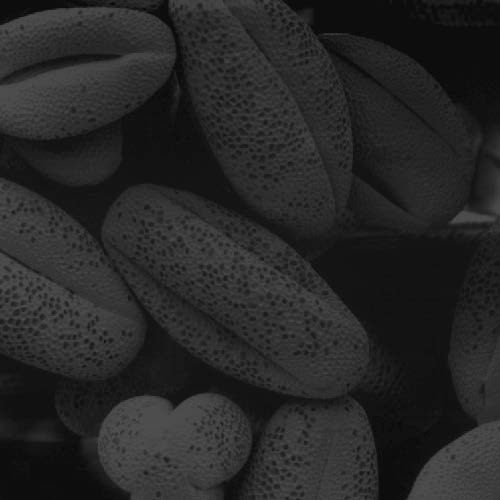
#> input picture images/en3160_assignment_01_Page_3_Image_0001.jpg, 500 x 500 px, found by its file name
$ jupyter execute --allow-errors Q5.ipynb
#> lines starting #> are read from the running program, lines starting #| are printed output that depends on the picture; long printed decimals are rounded
 Write a function of your own to carry out histogram equalization on the image shown in Fig. 5. Show the
histograms before and after equalization.

[cell 1]
import cv2 as cv
import numpy as np
import matplotlib.pyplot as plt
from tabulate import tabulate

def load_image(filename):
    # Load the image in grayscale
    grayscale_img = cv.imread(filename, cv.IMREAD_GRAYSCALE)
#> grayscale_img is the input picture: shape (500, 500); min 5, max 84, mean 38.7
    return grayscale_img

def compute_histogram(image):
    # Compute the histogram of the input image
    hist, bins = np.histogram(image.ravel(), 256, [0, 256])
    return hist, bins

def compute_cumulative_histogram(hist):
    # Compute the cumulative histogram
    cumulative_hist = hist.cumsum()
    normalized_cumulative_hist = cumulative_hist * hist.max() / cumulative_hist.max()
    return cumulative_hist, normalized_cumulative_hist

def compute_probabilities(hist):
    # Compute probabilities for each intensity level
    probabilities = hist / np.sum(hist)
    return probabilities

def compute_cumulative_sum(hist):
    # Compute the cumulative sum of pixels
    cumulative_sum = np.zeros(256)
    for i in range(len(cumulative_sum)):
        cumulative_sum[i] = np.sum(hist[:i])
    return cumulative_sum

def equalize_histogram(image, cumulative_sum):
    # Equalize the image using the cumulative sum
    equalized_cumulative_sum = np.zeros(256)
    for x in range(len(equalized_cumulative_sum)):
        equalized_cumulative_sum[x] = (cumulative_sum[x] * 255) / image.size
    equalized_cumulative_sum = equalized_cumulative_sum.astype('uint8')

    equalized_image = np.zeros(image.shape)
    for i in range(len(image)):
        for j in range(len(image[i])):
            equalized_image[i][j] = equalized_cumulative_sum[image[i][j]]
    equalized_image = equalized_image.astype('uint8')
    return equalized_image

# Load the grayscale image
original_image = load_image('images\en3160_assignment_01_Page_3_Image_0001.jpg')

# Compute Histograms
histogram, bins = compute_histogram(original_image)
#> in compute_histogram, `hist, bins = np.histogram(image.ravel(), 256, [0, 256])`: hist = 256 values, max 15352 at index 19, min 0 at index 0, mean 976.6; bins = 257 values from 0 to 256
#> histogram has the same summary as hist in compute_histogram; bins = 257 values from 0 to 256
cumulative_hist, normalized_cumulative_hist = compute_cumulative_histogram(histogram)
#> in compute_cumulative_histogram, `cumulative_hist = hist.cumsum()`: cumulative_hist = 256 values from 0 to 250000
#> in compute_cumulative_histogram, `normalized_cumulative_hist = cumulative_hist * hist.max() / cumulative..`: normalized_cumulative_hist = 256 values from 0 to 15352
#> cumulative_hist = 256 values from 0 to 250000; normalized_cumulative_hist = 256 values from 0 to 15352
probabilities = compute_probabilities(histogram)
#> in compute_probabilities, `probabilities = hist / np.sum(hist)`: probabilities = 256 values, max 0.0614 at index 19, min 0 at index 0, mean 0.00391
cumulative_sum = compute_cumulative_sum(histogram)
#> after the loop in compute_cumulative_sum, `for i in range(len(cumulative_sum)):`: cumulative_sum = 256 values from 0 to 250000
#> cumulative_sum = 256 values from 0 to 250000

# Equalize the histogram
equalized_image = equalize_histogram(original_image, cumulative_sum)
#> after the loop in equalize_histogram, `for x in range(len(equalized_cumulative_sum)):`: equalized_cumulative_sum = 256 values from 0 to 255
#> after the loop in equalize_histogram, `for i in range(len(image)):`:
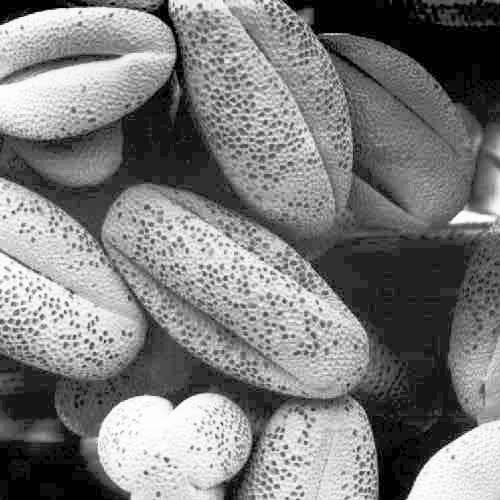
#> equalized_image: shape (500, 500) float64; min 0, max 254, mean 124.4

# Combine arrays into a list of tuples
combined_data = list(zip(np.arange(256), histogram, probabilities, cumulative_sum, normalized_cumulative_hist))
#> combined_data = 256 items, first 6: (0, 0, 0, 0, 0), (1, 0, 0, 0, 0), (2, 0, 0, 0, 0), (3, 0, 0, 0, 0), (4, 0, 0, 0, 0), (5, 1, 4e-06, 0, 0.0614)

# Define headers for the columns
headers = ['r_k', 'n_k', 'Pr(r_k)', 'Cumulative n_k', 'Equalized Rounded']

# Print the combined data using tabulate
table = tabulate(combined_data, headers=headers, tablefmt='grid')
print(table)
#| +-------+-------+-----------+------------------+---------------------+
#| |   r_k |   n_k |   Pr(r_k) |   Cumulative n_k |   Equalized Rounded |
#| +=======+=======+===========+==================+=====================+
#| |     0 |     0 |  0        |                0 |            0        |
#| +-------+-------+-----------+------------------+---------------------+
#| |     1 |     0 |  0        |                0 |            0        |
#> (further printed lines are left out)

# Plot histograms
equalized_histogram, _ = compute_histogram(equalized_image)
#> equalized_histogram = 256 values, max 15352 at index 33, min 0 at index 2, mean 976.6
cdf_equalized, normalized_cdf_equalized = compute_cumulative_histogram(equalized_histogram)
#> cdf_equalized = 256 values from 1379 to 250000; normalized_cdf_equalized = 256 values from 84.68 to 15352

fig, ax = plt.subplots(1, 2, figsize=(10, 5))
ax[0].plot(normalized_cumulative_hist, color='b')
ax[0].hist(original_image.flatten(), 256, [0, 256], color='r')
ax[0].set_xlim([0, 256])
ax[0].legend(('cdf', 'histogram'), loc='upper left')
ax[0].set_title("Histogram of Original Image")


ax[1].plot(normalized_cdf_equalized, color='b')
ax[1].hist(equalized_image.flatten(), 256, [0, 256], color='r')
ax[1].set_xlim([0, 256])
ax[1].legend(('cdf', 'histogram'), loc='upper left')
ax[1].set_title("Histogram of Equalized Image")
plt.savefig('Q5 Histogram of original Equalized Image.png')
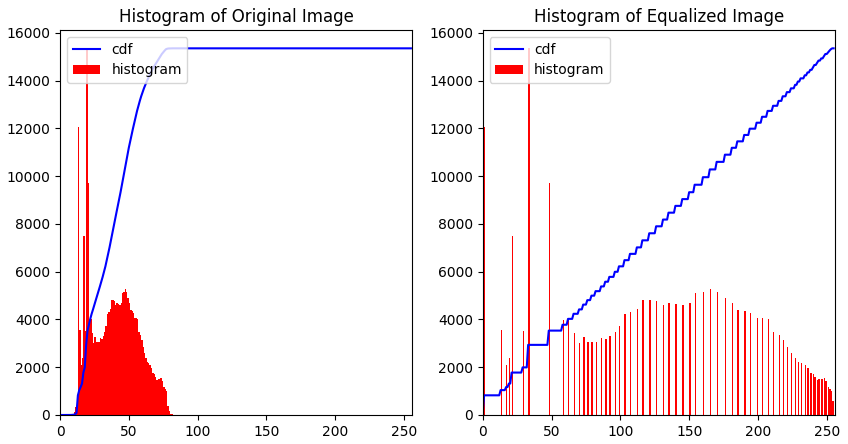
#> figure drawn by matplotlib, 2 panels; panel 1: tallest bar 15352 high, from x = 19 to 20; panel 1: curve peaks at x = 84, y = 15352; panel 2: tallest bar 15352 high, from x = 33 to 34; panel 2: curve peaks at x = 254, y = 15352
plt.show()

# Display original and equalized images side by side
fig, ax = plt.subplots(1, 2)

ax[0].imshow(original_image, cmap="gray", vmin=0, vmax=255)
ax[0].set_title("Original Image")
ax[1].imshow(equalized_image, cmap="gray", vmin=0, vmax=255)
ax[1].set_title("Equalized Image")
plt.savefig('Q5 qriginal Equalized Image.png')
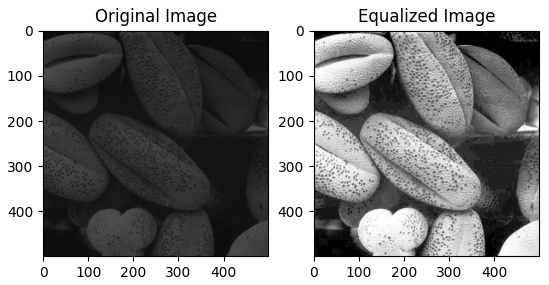
#> figure drawn by matplotlib, 2 panels
plt.show()

Initial try

[cell 2]
import cv2 as cv
import matplotlib.pyplot as plt
import numpy as np

def histogram_equalization(image):
    # Convert the image to grayscale if it's in color
    if len(image.shape) == 3:
        gray_image = cv.cvtColor(image, cv.COLOR_BGR2GRAY)
    else:
        gray_image = image.copy()

    # Apply histogram equalization
    equalized_image = cv.equalizeHist(gray_image)

    return equalized_image

# Load the original image
img_orig = cv.imread('images\en3160_assignment_01_Page_3_Image_0001.jpg', cv.IMREAD_COLOR)

# Convert the image to grayscale for histogram equalization
img_gray = cv.cvtColor(img_orig, cv.COLOR_BGR2GRAY)

# Perform histogram equalization
img_equalized = histogram_equalization(img_gray)

# Create subplots
f, axarr = plt.subplots(1, 2)

# Display the original and equalized images
axarr[0].imshow(cv.cvtColor(img_gray, cv.COLOR_BGR2RGB))
axarr[0].set_title("Original Image")

axarr[1].imshow(img_equalized, cmap='gray')
axarr[1].set_title("Equalized Image")

# Plot histograms
hist_orig = cv.calcHist([img_gray], [0], None, [256], [0, 256])
#> hist_orig has the same summary as hist in compute_histogram
hist_equalized = cv.calcHist([img_equalized], [0], None, [256], [0, 256])
#> hist_equalized = 256 values, max 15352 at index 49, min 0 at index 2, mean 976.6

plt.figure()
plt.plot(hist_orig, color='b', label='Original')
plt.plot(hist_equalized, color='r', label='Equalized')
plt.title("Histogram Comparison")
plt.legend()

# Show the plots
plt.tight_layout()
plt.show()
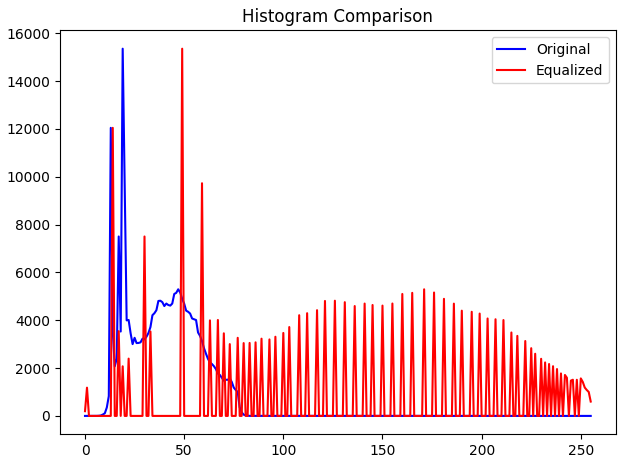
#> figure drawn by matplotlib, 1 panel; curve peaks at x = 19, y = 15352; curve peaks at x = 49, y = 15352

$ run again, with images/en3160_assignment_01_Page_2_Image_0001.jpg copied over images/en3160_assignment_01_Page_3_Image_0001.jpg
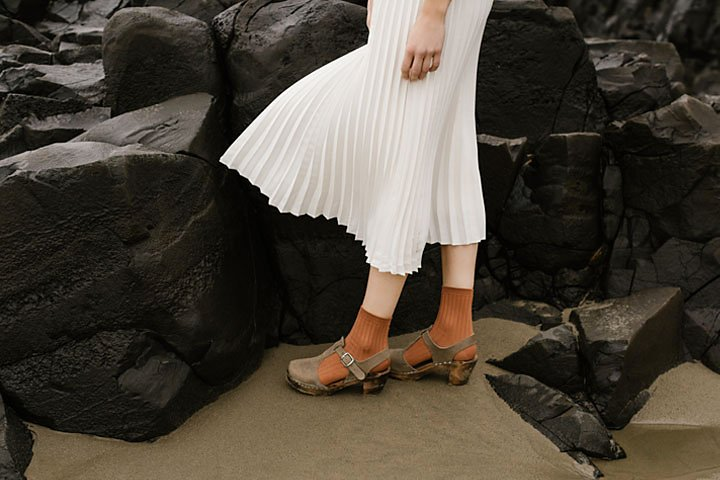
#> input picture images/en3160_assignment_01_Page_2_Image_0001.jpg, 720 x 480 px, found by its file name
#> in compute_histogram, `hist, bins = np.histogram(image.ravel(), 256, [0, 256])`: hist = 256 values, max 7409 at index 18, min 10 at index 253, mean 1350; bins = 257 values from 0 to 256
#> `histogram, bins = compute_histogram(original_image)`: histogram has the same summary as hist in compute_histogram
#> in compute_cumulative_histogram, `cumulative_hist = hist.cumsum()`: cumulative_hist = 256 values from 1029 to 345600
#> in compute_cumulative_histogram, `normalized_cumulative_hist = cumulative_hist * hist.max() / cumulative..`: normalized_cumulative_hist = 256 values from 22.06 to 7409
#> `cumulative_hist, normalized_cumulative_hist = compute_cumulative_histo..`: cumulative_hist = 256 values from 1029 to 345600; normalized_cumulative_hist = 256 values from 22.06 to 7409
#> in compute_probabilities, `probabilities = hist / np.sum(hist)`: probabilities = 256 values, max 0.0214 at index 18, min 2.89e-05 at index 253, mean 0.00391
#> after the loop in compute_cumulative_sum, `for i in range(len(cumulative_sum)):`: cumulative_sum = 256 values from 0 to 345463
#> after the loop in equalize_histogram, `for x in range(len(equalized_cumulative_sum)):`: equalized_cumulative_sum = 256 values from 0 to 254.9
#> in equalize_histogram, `equalized_cumulative_sum = equalized_cumulative_sum.astype('uint8')`: equalized_cumulative_sum = 256 values from 0 to 254
#> after the loop in equalize_histogram, `for i in range(len(image)):`:
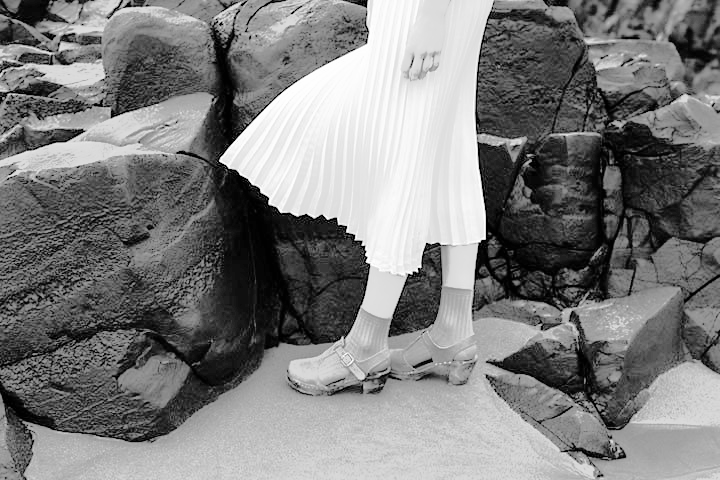
#> equalized_image: shape (480, 720) float64; min 0, max 254, mean 125.8
#> combined_data = 256 items, first 6: (0, 1029, 0.00298, 0, 22.06), (1, 475, 0.00137, 1029, 32.24), (2, 885, 0.00256, 1504, 51.22), (3, 1589, 0.0046, 2389, 85.28), (4, 2432, 0.00704, 3978, 137.4), (5, 3059, 0.00885, 6410, 203)
#| +-------+-------+-------------+------------------+---------------------+
#| |   r_k |   n_k |     Pr(r_k) |   Cumulative n_k |   Equalized Rounded |
#| +=======+=======+=============+==================+=====================+
#| |     0 |  1029 | 0.002977  |                0 |             22.0598 |
#| +-------+-------+-------------+------------------+---------------------+
#| |     1 |   475 | 0.001374  |             1029 |             32.2429 |
#> (further printed lines are left out)
#> equalized_histogram = 256 values, max 7409 at index 56, min 0 at index 3, mean 1350
#> cdf_equalized = 256 values from 1504 to 345600; normalized_cdf_equalized = 256 values from 32.24 to 7409
#> img_orig is the input picture: shape (480, 720, 3); mean B, G, R 58.1, 68.6, 75.7
#> hist_orig = 256 values, max 7412 at index 18, min 12 at index 253, mean 1350
#> hist_equalized = 256 values, max 7412 at index 62, min 0 at index 3, mean 1350
#> `plt.show()`:
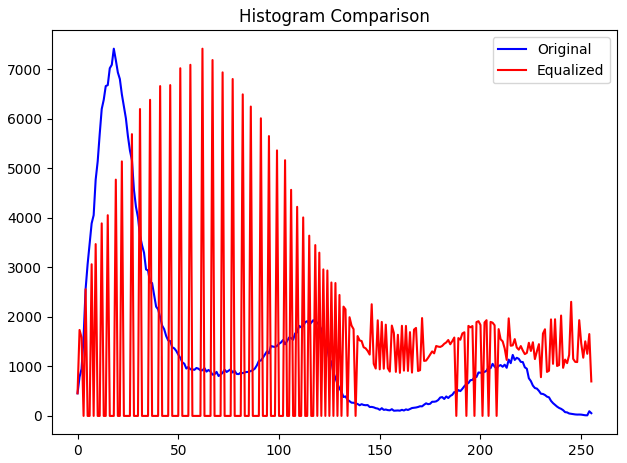
#> figure drawn by matplotlib, 1 panel; curve peaks at x = 18, y = 7412; curve peaks at x = 62, y = 7412
